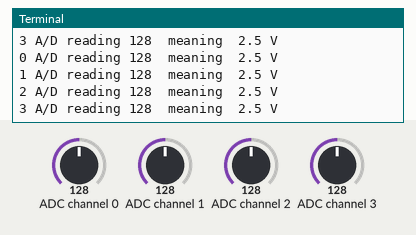
The program below on a simulated Raspberry Pi (BCM pin numbers). Parts: the last lines printed to the terminal. Inputs (shaded band) come from the test bench; at power-on: ADC channel 0 = 128, ADC channel 1 = 128, ADC channel 3 = 128, ADC channel 2 = 128 (analog values on the 0–255 scale).

Above: at 1.2 s.
1.3 s: ADC channel 0 set to 178
At 2.2 s:
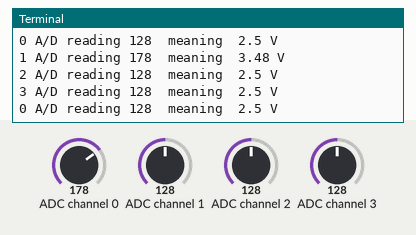
2.8 s: ADC channel 1 set to 178
At 3.4 s:
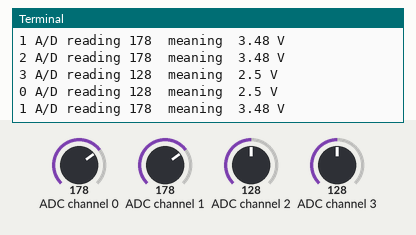
4.3 s: ADC channel 3 set to 178
Timing chart, 0 to 5.0 s (numbered marks = the images above; inputs shaded):
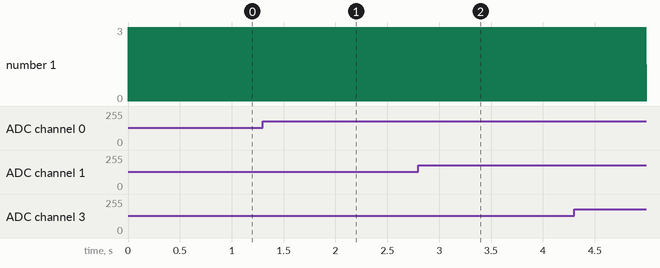

Measured:
- after the input at 1.3 s, the terminal: prints a new line at once (image 1)
- after the input at 2.8 s, the terminal: prints a new line at once (image 2)

The program:

_06_raspiSerie_readAxChannels.py
```python
#!/usr/bin/env python

# File          _06_raspiSerie_readAxChannels.py
# Project:      #raspiSerie-06 Raspberry Pi Ripple Board w/ PCF8591P
# Description:  Read a value from analog input from 0, 1 2 and 3 & print volts on console.
# Youtube:      http://goo.gl/unfHZA
# G+/j3:        http://goo.gl/FOZblH
# Run:          sudo phyton io_rasp.py
# Stop:         CTRL+C
# Date:         sept-2016
# Software: 	  2016-05-27-raspian-jessie
#   		        Python 2.7.9
#---------------------------------------------------------------------------------
#  This program is free software: you can redistribute it and/or modify
#  it under the terms of the GNU General Public License v3 as published by
#  the Free Software Foundation
#---------------------------------------------------------------------------------
#
# in A/D in the PCF8591P @ address 74
from smbus import SMBus
# comment out the one that does not apply to your board
#bus = SMBus(0)                 # for revision 1 boards
bus = SMBus(1)                  # for revision 2 boards

address = 74

Vref = 5.0

convert = Vref / 256

print("Read the A/D channels")
print("print reading when it changes")
print("Ctrl C to stop")

i = 0

while True: # do forever

        for i in range(0,4):

                bus.write_byte(address, i) # set control register to read channel 0

                last_reading =-1

                reading = bus.read_byte(address) # read A/D 0

                if(abs(last_reading - reading) > 1): # only print on a change

                        print i, "A/D reading", reading ," meaning ", round(convert * reading,2) ,"V"

                last_reading = reading
```
